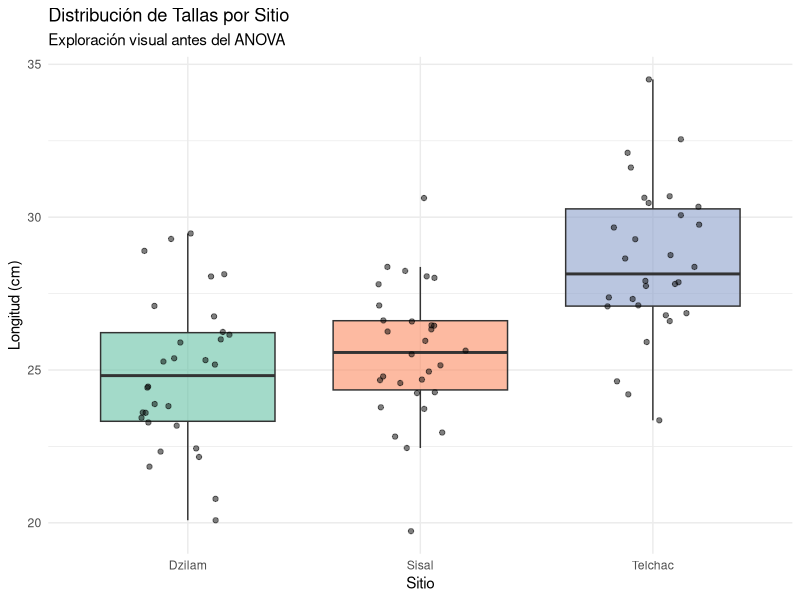
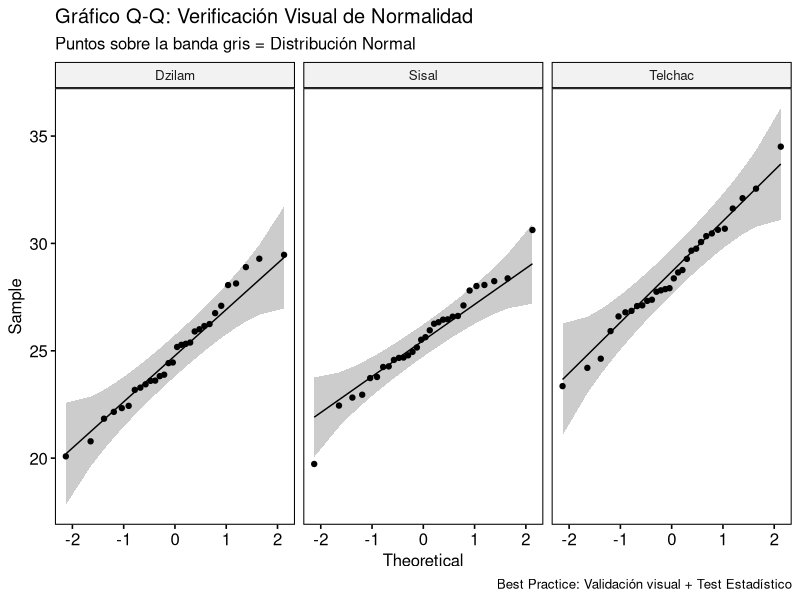
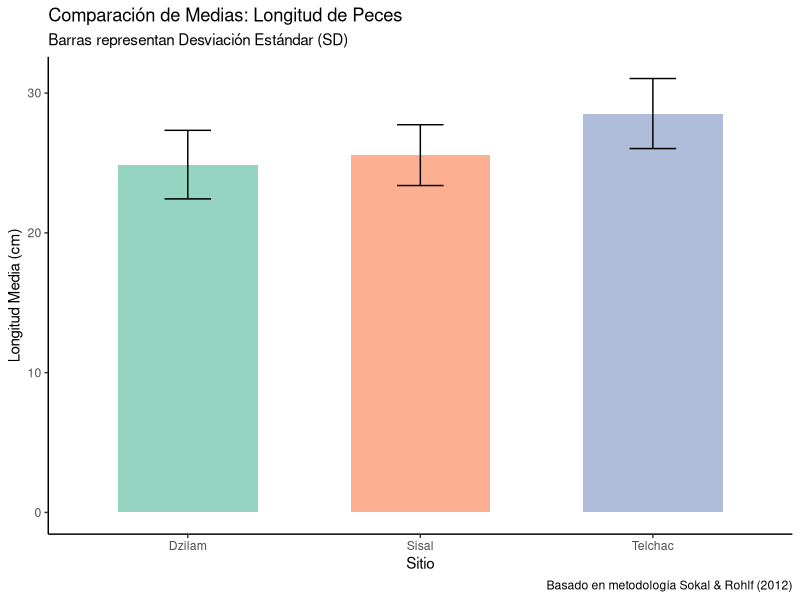
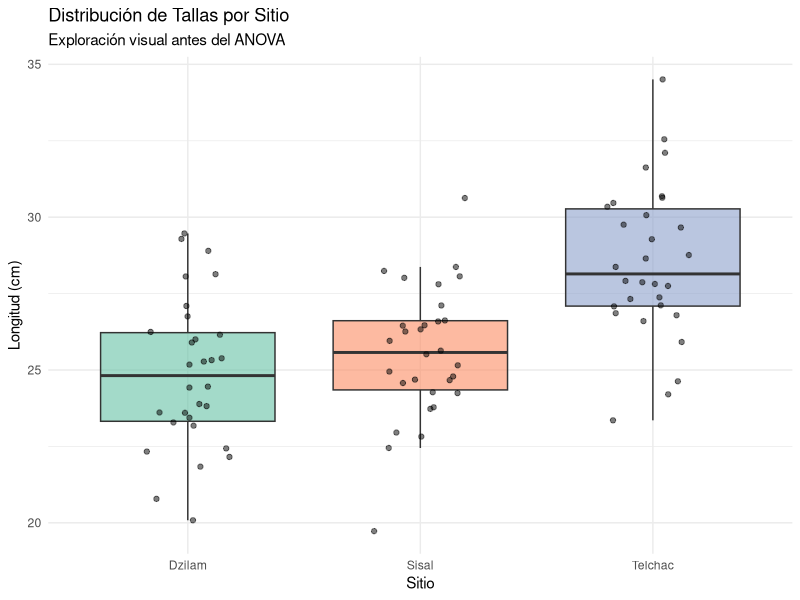
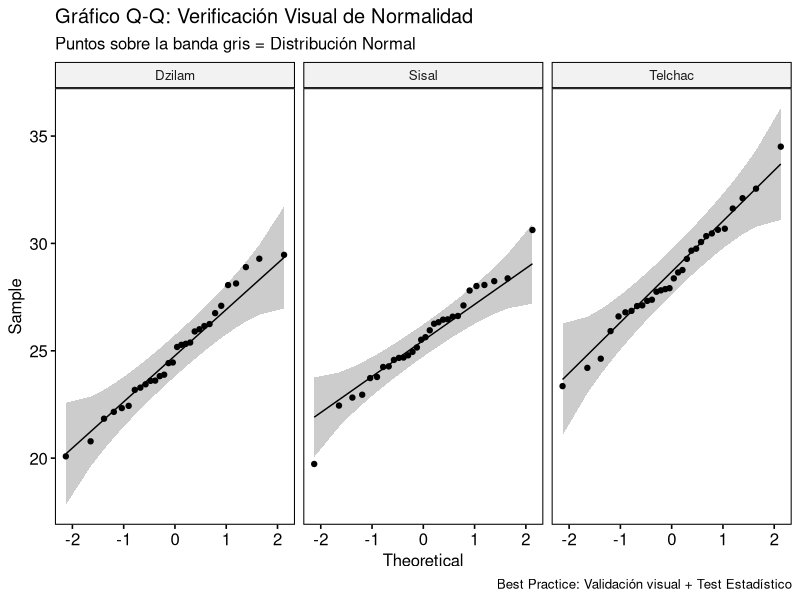
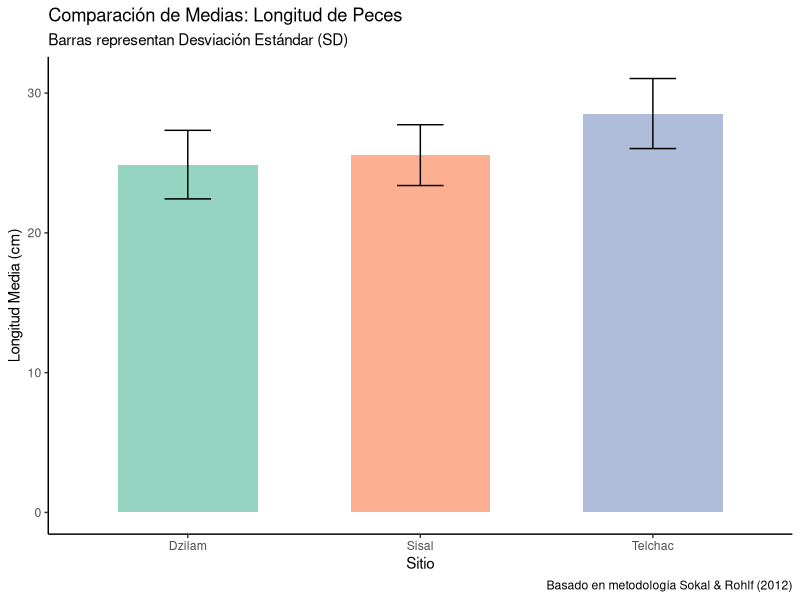

Recreate these plots in R, in order.
# -------------------------------------------------------------------------
# PROYECTO: BioStats Review con Sokal & Rohlf (4th Ed.)
# SCRIPT: 01_ANOVA_OneWay_Supuestos.R
# AUTOR: M. en C. Dylan Díaz
# FECHA: Enero 2026
#
# DESCRIPCIÓN:
# Implementación del Análisis de Varianza de una vía (Capítulo 9) 
# con verificación rigurosa de supuestos (Capítulo 13).
#
# REFERENCIA:
# Sokal, R. R., & Rohlf, F. J. (2012). Biometry: The Principles and Practice 
# of Statistics in Biological Research. W. H. Freeman and Company.
# -------------------------------------------------------------------------

# 1. CARGA DE LIBRERÍAS
# ---------------------
library(tidyverse)  # Manejo de datos y gráficos (ggplot2)
library(car)        # Para Test de Levene
library(rstatix)    # Para shapiro_test
library(ggpubr)     # Para gráficos Q-Q y publicación


# 2. GENERACIÓN DE DATOS SIMULADOS (Reproducibilidad)
# ---------------------------------------------------
# Simulamos longitudes de peces (cm) en 3 sitios (Dzilam, Telchac, Sisal)
set.seed(123) 

datos <- data.frame(
  Sitio = factor(rep(c("Dzilam", "Telchac", "Sisal"), each = 30)),
  Longitud = c(rnorm(30, mean = 25, sd = 2.5),  # Dzilam 
               rnorm(30, mean = 28, sd = 3.0),  # Telchac (Más grandes)
               rnorm(30, mean = 25.5, sd = 2.5)) # Sisal 
)

print("Vista previa de los datos:")
head(datos)

# 3. EXPLORACIÓN VISUAL (EDA)
# ---------------------------
# Boxplot + Jitter (El "Ojímetro")
p1 <- ggplot(datos, aes(x = Sitio, y = Longitud, fill = Sitio)) +
  geom_boxplot(alpha = 0.6, outlier.shape = NA) +
  geom_jitter(width = 0.2, alpha = 0.5, color = "black") +
  theme_minimal() +
  scale_fill_brewer(palette = "Set2") +
  labs(title = "Distribución de Tallas por Sitio", 
       subtitle = "Exploración visual antes del ANOVA",
       y = "Longitud (cm)") +
  theme(legend.position = "none")

print(p1)
# GUARDAMOS IMAGEN 1 (Para el README)
ggsave("EDA_Boxplot.png", plot = p1, width = 8, height = 6)


# 4. VERIFICACIÓN DE SUPUESTOS (Capítulo 13 Sokal & Rohlf)
# --------------------------------------------------------

# A) Inspección Visual (Q-Q Plot) - ¡ESTILO MODERNO!
# Si los puntos siguen la línea gris, asumimos normalidad.
p_qq <- ggqqplot(datos, x = "Longitud", facet.by = "Sitio") +
  labs(title = "Gráfico Q-Q: Verificación Visual de Normalidad",
       subtitle = "Puntos sobre la banda gris = Distribución Normal",
       caption = "Best Practice: Validación visual + Test Estadístico")

print(p_qq)
# GUARDAMOS IMAGEN 2 (Para el README)
ggsave("Normality_QQPlot.png", plot = p_qq, width = 8, height = 6)


# B) Normalidad Matemática (Shapiro-Wilk)
normality_check <- datos %>%
  group_by(Sitio) %>%
  shapiro_test(Longitud)

print("--- Prueba de Normalidad (Shapiro-Wilk) ---")
print(normality_check)

# C) Homocedasticidad (Levene)
levene_res <- leveneTest(Longitud ~ Sitio, data = datos)

print("--- Prueba de Homocedasticidad (Levene) ---")
print(levene_res)


# 5. EJECUCIÓN DEL MODELO (Capítulo 9 Sokal & Rohlf)
# --------------------------------------------------

# Condicional: Si P > 0.05 en Levene -> ANOVA Clásico
if(levene_res$`Pr(>F)`[1] > 0.05) {
  message(">> Supuestos cumplidos (Homocedasticidad OK): Ejecutando ANOVA Clásico...")
  
  modelo <- aov(Longitud ~ Sitio, data = datos)
  print(summary(modelo))
  
  # 6. PRUEBAS POST-HOC (Tukey HSD)
  tukey_res <- TukeyHSD(modelo)
  print("--- Comparaciones Múltiples (Tukey HSD) ---")
  print(tukey_res)
  
} else {
  message(">> ALERTA: Varianzas no homogéneas. Se sugiere ANOVA de Welch.")
}


# 7. VISUALIZACIÓN DE RESULTADOS
# ------------------------------
# Gráfico de Barras (Media) + Error (SD)
resumen <- datos %>%
  group_by(Sitio) %>%
  summarise(
    Media = mean(Longitud),
    SD = sd(Longitud)
  )

p2 <- ggplot(resumen, aes(x = Sitio, y = Media, fill = Sitio)) +
  geom_col(alpha = 0.7, width = 0.6) +
  geom_errorbar(aes(ymin = Media - SD, ymax = Media + SD), width = 0.2) +
  theme_classic() +
  scale_fill_brewer(palette = "Set2") +
  labs(title = "Comparación de Medias: Longitud de Peces",
       subtitle = "Barras representan Desviación Estándar (SD)",
       caption = "Basado en metodología Sokal & Rohlf (2012)",
       y = "Longitud Media (cm)") +
  theme(legend.position = "none")

print(p2)
# GUARDAMOS IMAGEN 3 (Para el README)
ggsave("ANOVA_Resultados.png", plot = p2, width = 8, height = 6)
